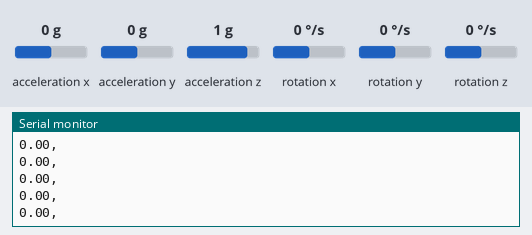
Bench run of a sketch on a simulated Arduino Uno, built with avr-gcc and run on an emulated ATmega328P. Parts: the last lines printed to the serial monitor. Wiring (inferred from the names in the program): ADXL345 accelerometer at I2C address 0x53; ITG-3200 gyroscope at I2C address 0x68. Inputs (shaded band) come from the test bench; at power-on: acceleration x 0 g, acceleration z 1 g, acceleration y 0 g, rotation x 0 °/s, rotation y 0 °/s, rotation z 0 °/s.

Above: at 1.2 s.
1.3 s: acceleration x set to -1.4 g
At 2.4 s:
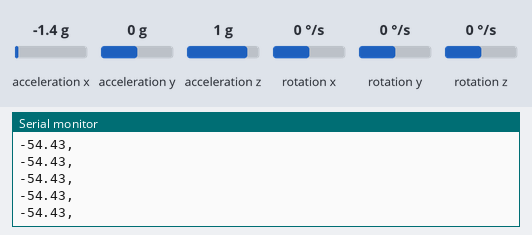
2.8 s: acceleration z set to -1.4 g
At 3.6 s:
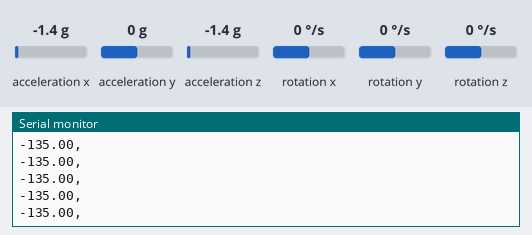
4.3 s: acceleration x set to -0.8 g
At 4.9 s:
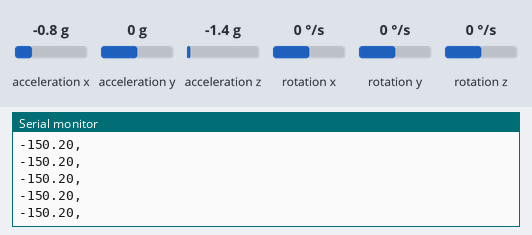
Timing chart, 0 to 7.3 s (numbered marks = the images above; inputs shaded):
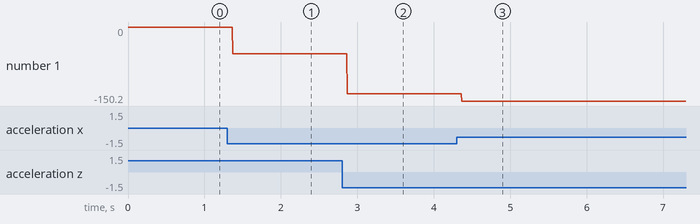

Measured:
- after the input at 1.3 s, the serial monitor: prints a new line after 0.07 s (image 1)
- after the input at 2.8 s, the serial monitor: prints a new line after 0.07 s (image 2)
- after the input at 4.3 s, the serial monitor: prints a new line after 0.07 s (image 3)
- plotted number 1: 0 → -54.43 after the input at 1.3 s, -54.43 → -135 after the input at 2.8 s, -135 → -150.2 after the input at 4.3 s

The sketch:

filtering11.ino
```cpp
// 卡尔曼滤波
#include <Wire.h> // I2C library, gyroscope

// Accelerometer ADXL345
#define ACC (0x53)    //ADXL345 ACC address
#define A_TO_READ (6)        //num of bytes we are going to read each time (two bytes for each axis)

// Gyroscope ITG3200
#define GYRO 0x68 // gyro address, binary = 11101000 when AD0 is connected to Vcc (see schematics of your breakout board)
#define G_SMPLRT_DIV 0x15
#define G_DLPF_FS 0x16
#define G_INT_CFG 0x17
#define G_PWR_MGM 0x3E
#define G_TO_READ 8 // 2 bytes for each axis x, y, z

// offsets are chip specific.
int a_offx = 0;
int a_offy = 0;
int a_offz = 0;
int g_offx = 0;
int g_offy = 0;
int g_offz = 0;

char str[512];

void initAcc() {
    //Turning on the ADXL345
    writeTo(ACC, 0x2D, 0);
    writeTo(ACC, 0x2D, 16);
    writeTo(ACC, 0x2D, 8);
    //by default the device is in +-2g range reading
}

void getAccelerometerData(int* result) {
    int regAddress = 0x32;    //first axis-acceleration-data register on the ADXL345
    byte buff[A_TO_READ];

    readFrom(ACC, regAddress, A_TO_READ, buff); //read the acceleration data from the ADXL345

    //each axis reading comes in 10 bit resolution, ie 2 bytes.  Least Significat Byte first!!
    //thus we are converting both bytes in to one int
    result[0] = (((int)buff[1]) << 8) | buff[0] + a_offx;
    result[1] = (((int)buff[3]) << 8) | buff[2] + a_offy;
    result[2] = (((int)buff[5]) << 8) | buff[4] + a_offz;
}

//initializes the gyroscope
void initGyro()
{
    /*****************************************
    * ITG 3200
    * power management set to:
    * clock select = internal oscillator
    *     no reset, no sleep mode
    *   no standby mode
    * sample rate to = 125Hz
    * parameter to +/- 2000 degrees/sec
    * low pass filter = 5Hz
    * no interrupt
    ******************************************/
    writeTo(GYRO, G_PWR_MGM, 0x00);
    writeTo(GYRO, G_SMPLRT_DIV, 0x07); // EB, 50, 80, 7F, DE, 23, 20, FF
    writeTo(GYRO, G_DLPF_FS, 0x1E); // +/- 2000 dgrs/sec, 1KHz, 1E, 19
    writeTo(GYRO, G_INT_CFG, 0x00);
}

void getGyroscopeData(int * result)
{
    /**************************************
    Gyro ITG-3200 I2C
    registers:
    temp MSB = 1B, temp LSB = 1C
    x axis MSB = 1D, x axis LSB = 1E
    y axis MSB = 1F, y axis LSB = 20
    z axis MSB = 21, z axis LSB = 22
    *************************************/
    int regAddress = 0x1B;
    int temp, x, y, z;
    byte buff[G_TO_READ];

    readFrom(GYRO, regAddress, G_TO_READ, buff); //read the gyro data from the ITG3200

    result[0] = ((buff[2] << 8) | buff[3]) + g_offx;
    result[1] = ((buff[4] << 8) | buff[5]) + g_offy;
    result[2] = ((buff[6] << 8) | buff[7]) + g_offz;
    result[3] = (buff[0] << 8) | buff[1]; // temperature
}

float xz = 0, yx = 0, yz = 0;
float p_xz = 1, p_yx = 1, p_yz = 1;
float q_xz = 0.0025, q_yx = 0.0025, q_yz = 0.0025;
float k_xz = 0, k_yx = 0, k_yz = 0;
float r_xz = 0.25, r_yx = 0.25, r_yz = 0.25;
//int acc_temp[3];
//float acc[3];
int acc[3];
int gyro[4];
float Axz;
float Ayx;
float Ayz;
float t = 0.025;

void calculate_xz()
{

    xz = xz + t * gyro[1];
    p_xz = p_xz + q_xz;
    k_xz = p_xz / (p_xz + r_xz);
    xz = xz + k_xz * (Axz - xz);
    p_xz = (1 - k_xz) * p_xz;
}

void calculate_yx()
{

    yx = yx + t * gyro[2];
    p_yx = p_yx + q_yx;
    k_yx = p_yx / (p_yx + r_yx);
    yx = yx + k_yx * (Ayx - yx);
    p_yx = (1 - k_yx) * p_yx;

}

void calculate_yz()
{
    yz = yz + t * gyro[0];
    p_yz = p_yz + q_yz;
    k_yz = p_yz / (p_yz + r_yz);
    yz = yz + k_yz * (Ayz - yz);
    p_yz = (1 - k_yz) * p_yz;

}

//Writes val to address register on ACC
void writeTo(int DEVICE, byte address, byte val) {
    Wire.beginTransmission(DEVICE); //start transmission to ACC
    Wire.write(address);        // send register address
    Wire.write(val);        // send value to write
    Wire.endTransmission(); //end transmission
}

//reads num bytes starting from address register on ACC in to buff array
void readFrom(int DEVICE, byte address, int num, byte buff[]) {
    Wire.beginTransmission(DEVICE); //start transmission to ACC
    Wire.write(address);        //sends address to read from
    Wire.endTransmission(); //end transmission

    Wire.beginTransmission(DEVICE); //start transmission to ACC
    Wire.requestFrom(DEVICE, num);    // request 6 bytes from ACC

    int i = 0;
    while (Wire.available())   //ACC may send less than requested (abnormal)
    {
        buff[i] = Wire.read(); // receive a byte
        i++;
    }
    Wire.endTransmission(); //end transmission
}

void setup()
{
    Serial.begin(9600);
    Wire.begin();
    initAcc();
    initGyro();

}

//unsigned long timer = 0;
//float o;
void loop()
{
    getAccelerometerData(acc);
    getGyroscopeData(gyro);
    //timer = millis();
    sprintf(str, "%d,%d,%d,%d,%d,%d", acc[0], acc[1], acc[2], gyro[0], gyro[1], gyro[2]);

    //acc[0]=acc[0];
    //acc[2]=acc[2];
    //acc[1]=acc[1];
    //r=sqrt(acc[0]*acc[0]+acc[1]*acc[1]+acc[2]*acc[2]);
    gyro[0] = gyro[0] / 14.375;
    gyro[1] = gyro[1] / (-14.375);
    gyro[2] = gyro[2] / 14.375;

    Axz = (atan2(acc[0], acc[2])) * 180 / PI;
    Ayx = (atan2(acc[0], acc[1])) * 180 / PI;
    /*if((acc[0]!=0)&&(acc[1]!=0))
      {
        Ayx=(atan2(acc[0],acc[1]))*180/PI;
      }
      else
      {
        Ayx=t*gyro[2];
      }*/
    Ayz = (atan2(acc[1], acc[2])) * 180 / PI;

    //kalman filter
    calculate_xz();
    calculate_yx();
    calculate_yz();

    //sprintf(str, "%d,%d,%d", xz_1, xy_1, x_1);
    //Serial.print(xz);Serial.print(",");
    //Serial.print(yx);Serial.print(",");
    //Serial.print(yz);Serial.print(",");
    //sprintf(str, "%d,%d,%d,%d,%d,%d", acc[0],acc[1],acc[2],gyro[0],gyro[1],gyro[2]);
    //sprintf(str, "%d,%d,%d",gyro[0],gyro[1],gyro[2]);
    Serial.print(Axz); Serial.print(",");
    //Serial.print(Ayx);Serial.print(",");
    //Serial.print(Ayz);Serial.print(",");
    //Serial.print(str);
    //o=gyro[2];//w=acc[2];
    //Serial.print(o);Serial.print(",");
    //Serial.print(w);Serial.print(",");
    Serial.print("\n");

    //delay(50);
}
```
